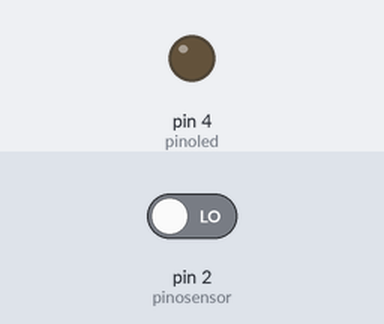
The sketch below on a simulated Arduino Uno, built with avr-gcc and run on an emulated ATmega328P. On the bench: output pins drawn as LEDs (lit = HIGH). Inputs (shaded band) come from the test bench; at power-on: pin 2 (pinosensor) LOW.

Above: at 1.2 s.
1.3 s: pin 2 (pinosensor) driven HIGH
At 1.9 s:
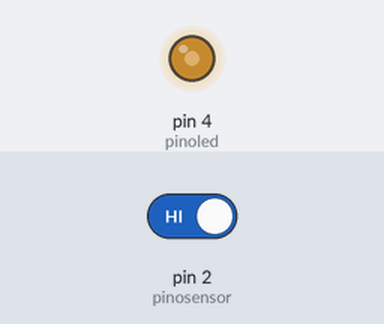
2.8 s: pin 2 (pinosensor) driven LOW
At 3.8 s:
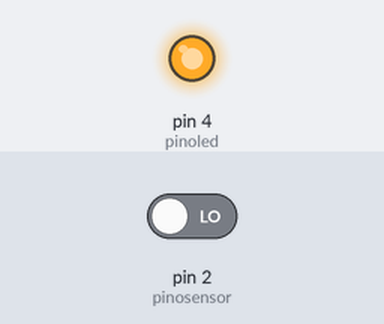
Timing chart, 0 to 5.8 s (numbered marks = the images above; inputs shaded):
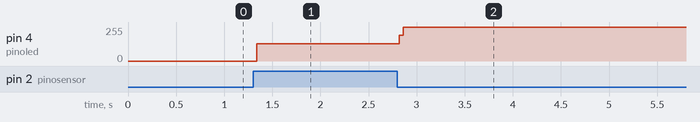

The sketch:

sketch_may13a.ino
```cpp
#define pinoled 4
#define pinosensor 2

bool led;

void setup ()
{
 pinMode(pinoled, OUTPUT);
 pinMode(pinosensor, INPUT);

 digitalWrite(pinoled, HIGH);
}

void loop ()
{
 if(digitalRead(pinosensor) == HIGH)
  {
    led = !led;
  }
  digitalWrite(pinoled,led);
}
```

Measured:
- after the input at 1.3 s, pin 4 (pinoled): 0/255 → 128/255 at once
- after the input at 2.8 s, pin 4 (pinoled): 128/255 → 255/255 at once
